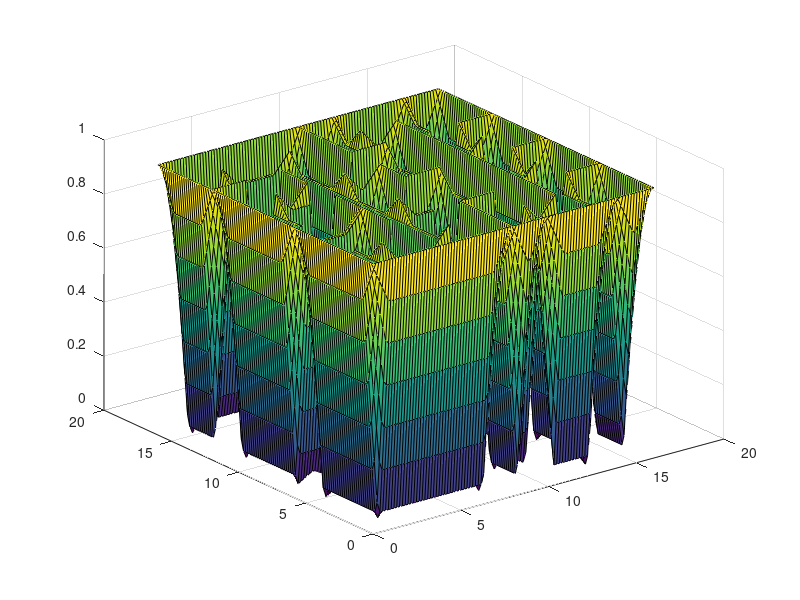

MATLAB code for this plot:
function spline2D_comp()
  
knot_vectorx = [0 0 1 2 3 4 5 6 7 8 9 10 11 12 13 14 15 16 16];
knot_vectory = [0 0 1 2 3 4 5 6 7 8 9 10 11 12 13 14 15 16 16];

coefficient_vector = [
    1 1 1 1 1 1 1 1 1 1 1 1 1 1 1 1 1;
    1 0 0 0 0 0 1 0 0 0 0 0 1 0 0 0 1;
    1 0 1 1 1 0 1 0 1 1 1 0 1 1 1 0 1;
    1 0 1 0 0 0 1 0 0 0 1 0 0 0 1 0 1;
    1 0 1 0 1 1 1 1 1 0 1 1 1 0 1 0 1;
    1 0 1 0 0 0 0 0 0 0 0 0 0 0 1 0 1;
    1 0 1 1 1 1 1 1 1 1 1 1 1 1 1 0 1;
    1 0 0 0 0 0 1 0 0 0 1 0 0 0 0 0 1;
    1 1 1 1 1 0 1 0 1 1 1 0 1 1 1 1 1;
    1 0 0 0 1 0 0 0 1 0 0 0 1 0 0 0 1; 
    1 1 1 0 1 1 1 1 1 0 1 1 1 0 1 1 1; 
    1 0 1 0 0 0 0 0 0 0 0 0 0 0 1 0 1; 
    1 0 1 1 1 1 1 1 1 1 1 1 1 1 1 0 1; 
    1 0 0 0 0 0 1 0 0 0 1 0 0 0 0 0 1; 
    1 1 1 1 1 0 1 1 1 0 1 1 1 0 1 1 1; 
    1 0 0 0 1 0 0 0 1 0 0 0 1 0 0 0 1;
    1 1 1 1 1 1 1 1 1 1 1 1 1 1 1 1 1;
];


precision = 0.01

%macros
compute_nr_basis_functions = @(knot_vector,p) size(knot_vector, 2) - p - 1
mesh   = @(a,c) [a:precision*(c-a):c]

%splines in x
px = compute_p(knot_vectorx)
tx = check_sanity(knot_vectorx,px)
nrx = compute_nr_basis_functions(knot_vectorx,px)

x_begin = knot_vectorx(1)
x_end = knot_vectorx(size(knot_vectorx,2))

x=mesh(x_begin,x_end);

%splines in y
py = compute_p(knot_vectorx)
ty = check_sanity(knot_vectorx,py)
nry = compute_nr_basis_functions(knot_vectorx,py)

y_begin = knot_vectory(1)
y_end = knot_vectory(size(knot_vectory,2))

y=mesh(y_begin,y_end);

%X and Y coordinates of points over the 2D mesh
[X,Y]=meshgrid(x,y);

M = zeros(length(x), length(y));

for i=1:nrx
  %compute values of 
  vx=compute_spline(knot_vectorx,px,i,X);
  for j=1:nry
    vy=compute_spline(knot_vectory,py,j,Y);
    spline = vx .* vy;
   
    M = M + spline .* coefficient_vector(i, j)
  end
end
surf(X,Y,M);

return



function p=compute_p(knot_vector)

  initial = knot_vector(1)
  kvsize = size(knot_vector,2)
  i=1

  while (i+1 < kvsize) && (initial == knot_vector(i+1))
    i=i+1
  end
  
  p = i-1
  
  return
end

function t=check_sanity(knot_vector,p)

  initial = knot_vector(1)
  kvsize = size(knot_vector,2)

  t = true
  counter = 1

  for i=1:p+1
    if (initial ~= knot_vector(i))
      t = false
      return
    end
  end


  for i=p+2:kvsize-p-1
    if (initial == knot_vector(i))
      counter = counter + 1
      if (counter > p)
        t = false  
        return
      end
    else
      initial = knot_vector(i)
      counter = 1
    end
  end

  initial = knot_vector(kvsize)

  for i=kvsize-p:kvsize
    if (initial ~= knot_vector(i))
      t = false
      return
    end
  end
  
  for i=1:kvsize-1
    if (knot_vector(i)>knot_vector(i+1))
      t = false
    end
  end

  return

end

function y=compute_spline(knot_vector,p,nr,x)
  
  fC= @(x,a,b) (x)/(b-a)-a/(b-a);
  fD= @(x,c,d) (1-x)/(d-c)+(d-1)/(d-c);
  
  
  a = knot_vector(nr);
  b = knot_vector(nr+p);
  c = knot_vector(nr+1);
  d = knot_vector(nr+p+1);

  if (p==0)
    y = 0 .* (x < a) + 1 .* (a <= x & x <= d) + 0 .* (x > d);
    return
  end
  
  lp = compute_spline(knot_vector,p-1,nr,x);
  rp = compute_spline(knot_vector,p-1,nr+1,x);
  
  if (a==b)
    y1 = 0 .* (x < a) + 1 .* (a <= x & x <= b) + 0 .* (x > b);
  else
    y1 = 0 .* (x < a) + fC(x,a,b) .* (a <= x & x <= b) + 0 .* (x > b);
  end
  
  if (c==d)
    y2 = 0 .* (x < c) + 1 .* (c < x & x <= d) + 0 .* (d < x);
  else
    y2 = 0 .* (x < c) + fD(x,c,d) .* (c < x & x <= d) + 0 .* (d < x);
  end
  
  y = lp .* y1 + rp .* y2;
  return
  
end

end